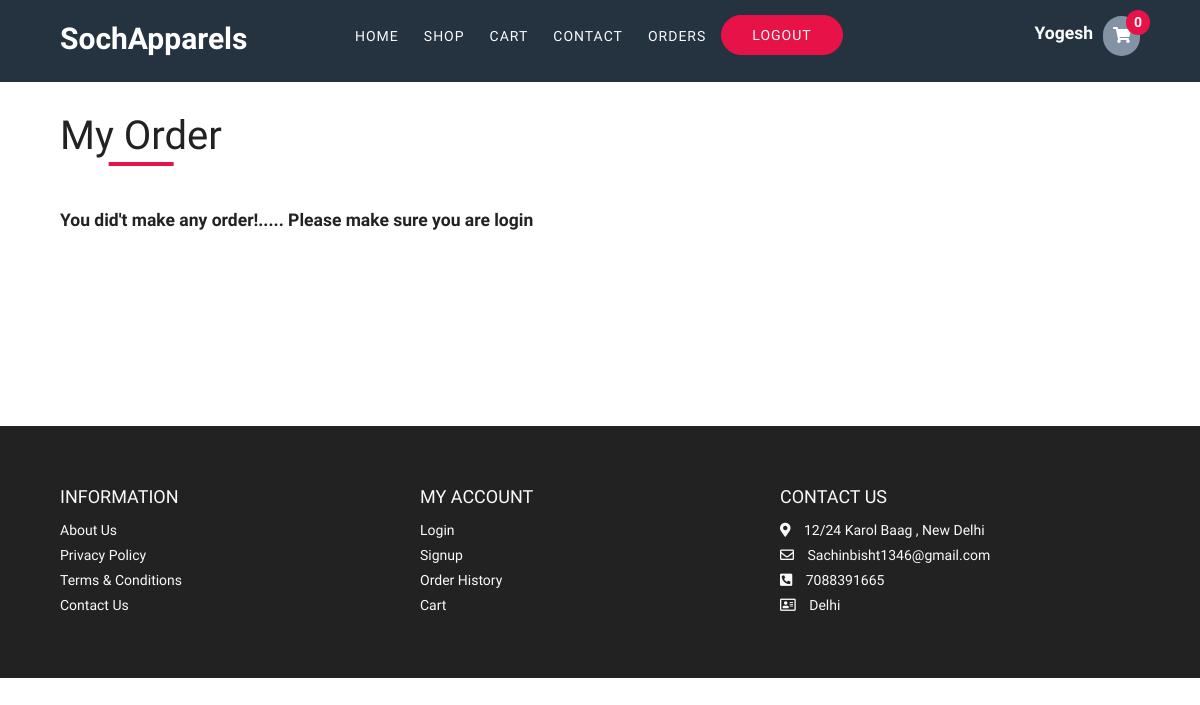
/orders/ (signed in), run on an earlier commit of the app's database.
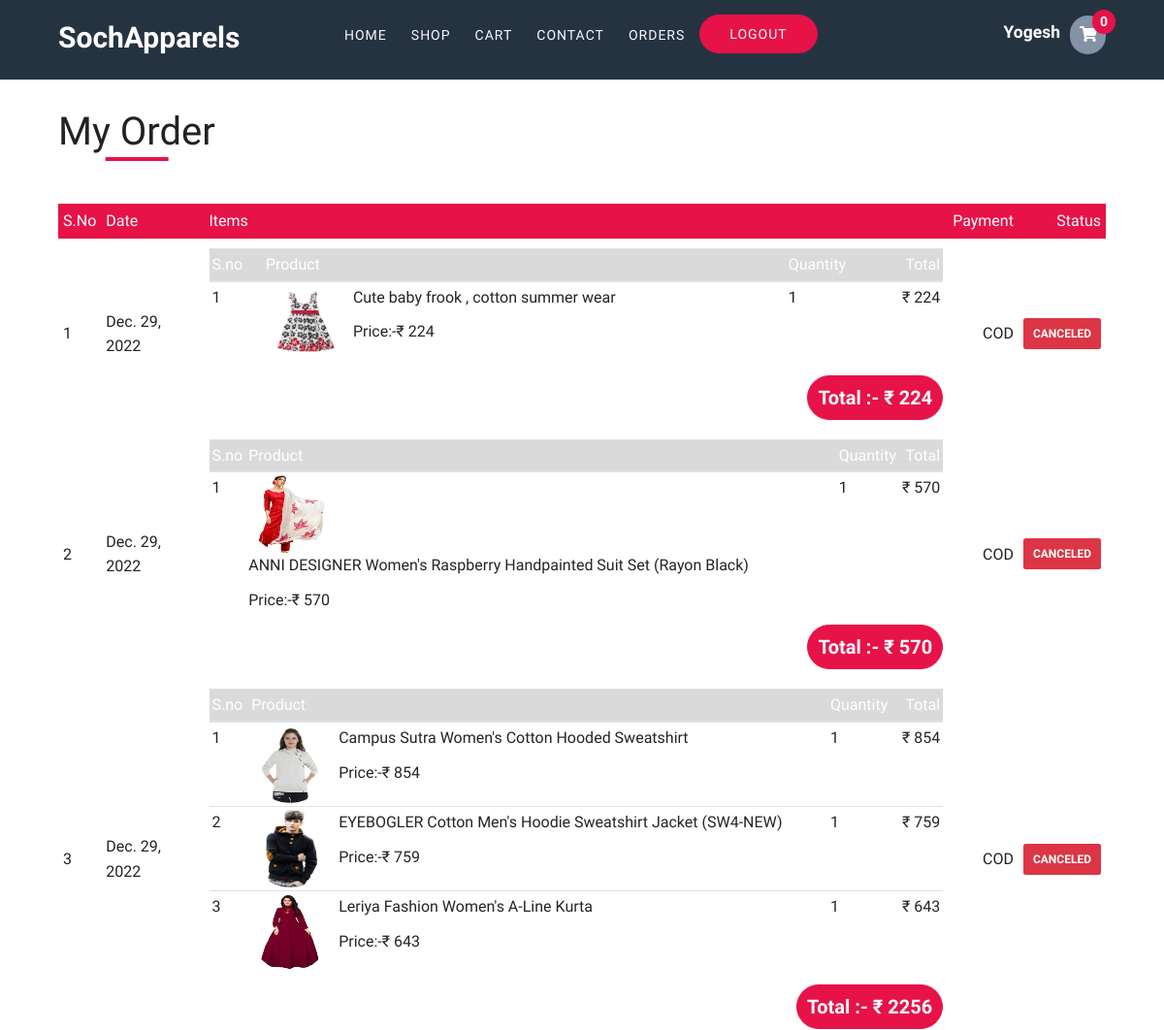
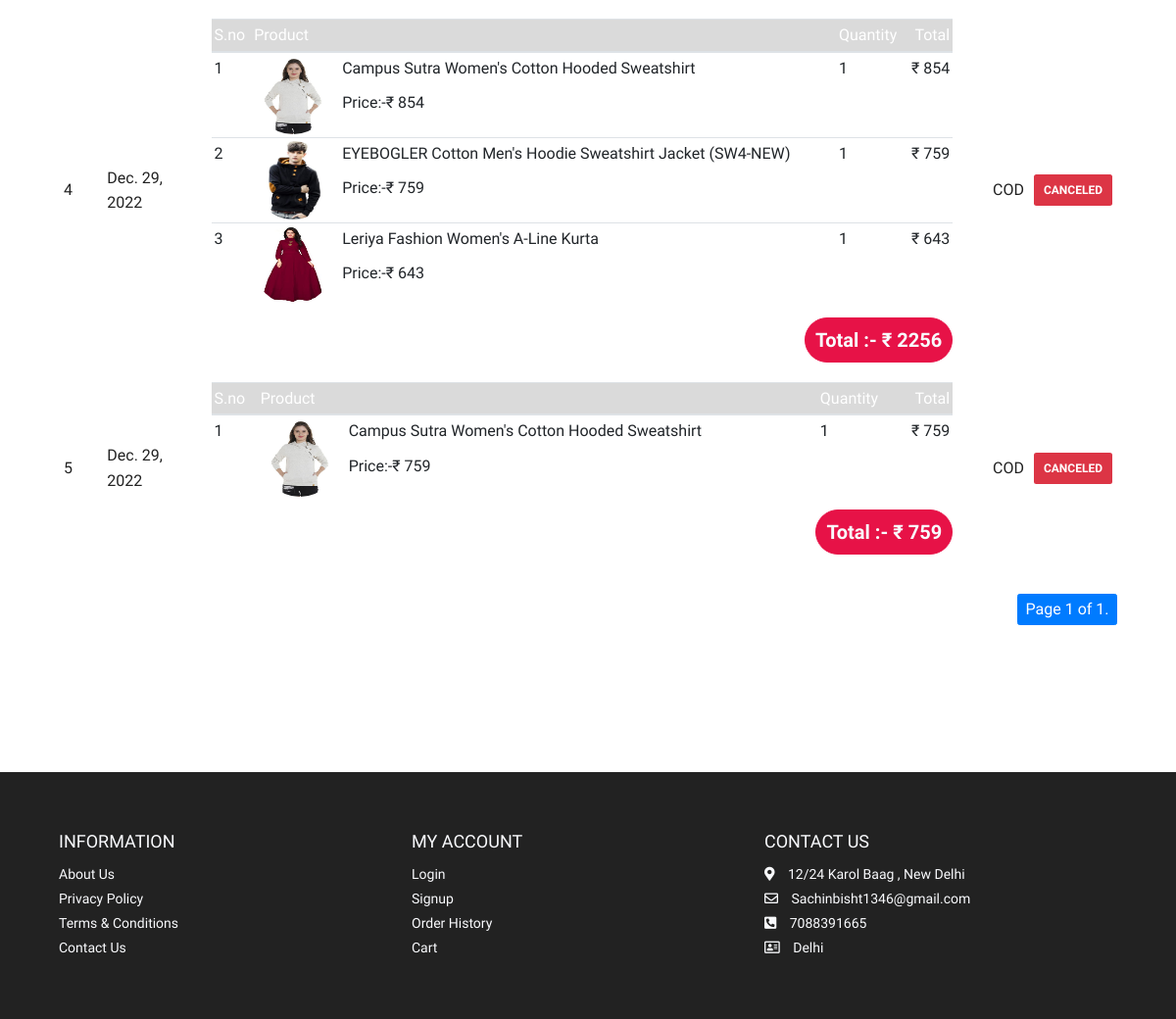
And on a later commit of the database (2 pictures, top to bottom).
### store/models/index.py (models this page shows, shortened)
class WebsiteDetail(models.Model):
    website_name = models.CharField(max_length=50)
    website_logo = models.ImageField(upload_to="media/images/", height_field=None, width_field=None, max_length=None)
    website_description = models.CharField(max_length=250)
    favicon_icon = models.ImageField(upload_to="media/images/", height_field=None, width_field=None, max_length=None)
    hero_image = models.ImageField(upload_to="media/images/", height_field=None, width_field=None,
    max_length=None)
    hero_headline = models.CharField(max_length=200)
    offer_headine = models.CharField(max_length=50)
    offer_image = models.ImageField(upload_to="media/images/", height_field=None, width_field=None, max_length=None)
    offer_text = models.CharField(max_length=50)
    location = models.CharField(max_length=150)
    email_1 = models.EmailField(max_length=254)
    email_2 = models.EmailField(max_length=254)
    mobile_1 = models.CharField(max_length=10)
    mobile_2 = models.CharField(max_length=10)
    city = models.CharField(max_length=20)

### store/models/order.py (models this page shows, shortened)
class Order(models.Model):
    orderStatus: Tuple = (
        ('PENDING', "Pending"),
        ('PLACED', "Placed"),
        ('CANCELED', "Canceled"),
        ('COMPLETE', "Completed"),
    )
    method: Tuple = (
        ('COD', "COD"),
        ('ONLINE', "Online")
    )
    order_status = models.CharField(max_length=25, choices=orderStatus)
    payment_method = models.CharField(max_length=50, choices=method)
    user = models.ForeignKey(User, on_delete=models.CASCADE)
    shipping_address = models.CharField(null=False, max_length=255)
    phone = models.CharField(null=False, max_length=10)
    total = models.IntegerField(null=False)
    date = models.DateTimeField(null=False, auto_now_add=True)

class Order_Item(models.Model):
    order = models.ForeignKey(Order, on_delete=models.CASCADE)
    cloth = models.ForeignKey(Cloth, on_delete=models.CASCADE)
    size = models.ForeignKey(Size_Variant, on_delete=models.CASCADE)
    quantity = models.IntegerField(null=False)
    price = models.IntegerField(null=False)
    date = models.DateTimeField(null=False, auto_now_add=True)

### store/models/cloth.py (models this page shows, shortened)
class Cloth(models.Model):
    cloth_slug = models.CharField(null=True, default="", unique= True, max_length=200)
    cloth_name = models.CharField(max_length=150)
    cloth_description = models.CharField(max_length=500)
    cloth_image = models.ImageField(upload_to="media/images/", height_field=None, width_field=None, max_length=None)
    cloth_discount = models.IntegerField(default = 0)
    ocassion = models.ForeignKey(Occasion, on_delete=models.CASCADE)
    brand = models.ForeignKey(Brand, on_delete=models.CASCADE)
    sub_category = models.ForeignKey(Sub_Category, on_delete=models.CASCADE)
    category = models.ForeignKey(Category, on_delete=models.CASCADE)
    color = models.ForeignKey(Color, on_delete=models.CASCADE)
    created = models.DateTimeField(auto_now_add=True)

### store/views/order.py (the view)
# urls.py: path('orders/', login_required(OrderView.as_view(),login_url="/login/") , name="Orders"),
class OrderView(View):
    def get(self, request) -> HttpResponse:
        page: int = request.GET.get('page')
        user = request.user
        orders: Order = Order.objects.filter(user=user).order_by('-date').exclude(order_status="PENDING")
        page = 1 if not page else page
        paginator: Paginator = Paginator(orders, 5)
        page_object = paginator.get_page(page)
        context: Dict = {
            "page_object": page_object,
        }
        return render(request, 'store/order.html', context=context)

### store/templatetags/cloth_tags.py (called while the page is built)
@register.simple_tag
def faviconIcon() -> str:
    favicon = website.favicon_icon.url
    return favicon

@register.simple_tag
def get_address() -> str:
    return website.location

@register.simple_tag
def get_email_1() -> str:
    return website.email_1

@register.simple_tag
def get_mobile_1() -> str:
    return website.mobile_1

@register.simple_tag
def get_city() -> str:
    return website.city

@register.simple_tag
def get_name() -> str:
    return website.website_name

@register.simple_tag
def get_order_status(order_status: str) -> str:
    if order_status == "COMPLETE":
        return "success"
    elif order_status == "CANCELED":
        return "danger"
    else:
        return "warning"

@register.simple_tag
def multiply(a: int, b: int) -> int:
    try:
        return a * b
    except:
        a, b = 0, 0
        return a * b

@register.filter
def rupee(number: int) -> str:
    return f'₹ {number}'

### store/templates/store/order.html (shortened to what this page needs)
{% extends 'store/layout.html' %}
{% load cloth_tags %}
{% block body %}
 <div class="container mt-5 cart">
    <h1 class="primaryCart__title">My Order</h1>
    {% if page_object  %}
    <table>
        <thead>
      <tr>
        <th>S.No</th>
        <th>Date</th>
        <th>Items</th>
          <th><span class="float-right">Payment</span></th>
        <th>Status</th>
      </tr>
    </thead>
      <tbody>
          {% for order in page_object %}
          <tr>
              <td>{{forloop.counter}}</td>
              <td>{{order.date|date}}</td>
              <td>
                  <table class="px-5 table table-sm">
                    <thead >
                        <tr class="table-active">
                            <th>S.no</th>
                            <th>Product</th>
                            <th>Quantity</th>
                            <th>Total</th>
                        </tr>
                    </thead>
                    <tbody>
                        {% for oi in order.order_item_set.all %}
                        <tr>
                            <td>{{forloop.counter}}</td>
                            <td>
                                <div class="cart-info">
                                  <img height="70px" class="rounded-circle" src="{{oi.cloth.cloth_image.url}}" alt="">
                                  <div>
                                    <p>{{oi.cloth.cloth_name}}</p>
                                    <span>Price:-{{oi.price|rupee}} </span>
                                  </div>
                                </div>
                              </td>
                            <td>{{oi.quantity}}</td>
                            <td>{% multiply oi.quantity oi.price as result %}{{result|rupee}}</td>
                        </tr>
                        {% endfor %}
                    </tbody>
                  </table>
                  <h2><span class="float-right  p-3 m-0 order_total ">Total :- {{order.total|rupee}}</span></h2>
              </td>
              <td><span class="float-right">{{order.payment_method}}</span></td>
              <td>
                  <span class="badge badge-{% get_order_status order.order_status %} p-3">{{order.order_status}}</span></td>
          </tr>
        {% endfor %}
    </tbody>
    </table>
    <nav aria-label="Page navigation example">
      <ul class="pagination justify-content-end">
          <li class="page-item active">
              <a href="" class="page-link"> Page {{ page_object.number }} of {{ page_object.paginator.num_pages }}.</a>
          </li>
      </ul>
  </nav>
  {% else %}
  <div class="no-order">
    <h3>You did't make any order!..... Please make sure you are login</h3>
  </div>
  {% endif %}
  </div>
{% endblock %}

### store/templates/store/layout.html (shortened to what this page needs)
<!DOCTYPE html>
<html lang="en">
{% load static %}
{% load cloth_tags %}
<head>
  <link rel="stylesheet" href="https://stackpath.bootstrapcdn.com/bootstrap/4.4.1/css/bootstrap.min.css">
  <link rel="stylesheet" href="https://cdnjs.cloudflare.com/ajax/libs/Glide.js/3.4.1/css/glide.core.css" />
  <link rel="stylesheet" href="https://cdnjs.cloudflare.com/ajax/libs/Glide.js/3.4.1/css/glide.theme.css" />
  <link rel="stylesheet" href="https://cdnjs.cloudflare.com/ajax/libs/font-awesome/5.15.1/css/all.min.css" />
  <link rel="stylesheet" href="{%static 'store/style.css' %}" />
</head>
<body>
  <div class="navigation nav_color">
    <div class="container">
      <nav class="nav__center">
        <div class="nav__header">
          <div class="nav__logo">
            <h1>{% get_name %}</h1>
          </div>
        </div>
        <div class="nav__menu">
          <ul class="nav__list">
            <li class="nav__item">
              <a href="/" class="nav__link">Home</a>
            </li>
            <li class="nav__item">
              <a href="/store" class="nav__link">Shop</a>
            </li>
            <li class="nav__item">
              <a href="/cart" class="nav__link">Cart</a>
            </li>
            <li class="nav__item">
              <a href="/contact" class="nav__link ">Contact</a>
            </li>
            {% if request.user.is_authenticated %}
            <li class="nav__item">
              <a href="/orders" class="nav__link">Orders</a>
            </li>
            <li class="nav__item">
              <a href="/logout" class="nav__link">Logout</a>
            </li>
            {% endif %}
          </ul>
          <ul class="nav__icons">
              {% if request.user.is_authenticated %}
              <h3  class="text-white mr-3">{{request.user.first_name}}</h3>
              {% endif %}
            <a href="/cart" class="icon__item">
              <i class="fas fa-shopping-cart" aria-hidden="true"></i>
              <span id="cart">{{request.session.cart|length}}</span>
            </a>
          </ul>
        </div>
      </nav>
    </div>
  </div>
  {% block body %} {% endblock %}
   <footer id="footer" class="section footer">
    <div class="container">
        <div class="footer__top">
            <div class="footer-top__box">
                <h3>INFORMATION</h3>
                <a href="/about">About Us</a>
                <a href="#">Privacy Policy</a>
                <a href="#">Terms & Conditions</a>
                <a href="/contact">Contact Us</a>
            </div>
            <div class="footer-top__box">
                <h3>MY ACCOUNT</h3>
                <a href="/login">Login</a>
                <a href="/registration">Signup</a>
                <a href="/orders">Order History</a>
                <a href="/cart">Cart</a>
            </div>
            <div class="footer-top__box">
                <h3>CONTACT US</h3>
                <div>
                    <span>
                        <i class="fas fa-map-marker-alt"></i>
                    </span>
                    {% get_address %}
                </div>
                <div>
                    <span>
                        <i class="far fa-envelope"></i>
                    </span>
                    {% get_email_1 %}
                </div>
                <div>
                    <span>
                        <i class="fas fa-phone-square-alt"></i>
                    </span>
                    {% get_mobile_1 %}
                </div>
                <div>
                    <span>
                        <i class="far fa-address-card"></i>
                    </span>
                    {% get_city %}
                </div>
            </div>
        </div>
    </div>
</footer>
</body>
</html>

### store/static/store/style.css (style rules this page uses)
:root { --default-color: #e71247; --default-color2: #d64569; --dark-color: #222; --dark-color-alt: #3c4858; --grey-color: #f9fafd; --grey-color-alt: #8492a6; --yellow: #ffcc00; --white: #fff; }
*, *::after, *::before { padding: 0; margin: 0; box-sizing: border-box; }
html { scroll-behavior: smooth; font-size: 62.5%; }
body { position: relative; font-family: "Dosis", sans-serif; font-size: 1.6rem; font-weight: 400; line-height: 1.6; min-height: 100%; color: var(--dark-color); background-color: var(--white); }
li, ul { list-style: none; }
a { text-decoration: none; }
img { max-width: 100%; max-height: 100%; }
h2, h3, h4 { font-weight: 600; }
.container { max-width: 114rem; padding: 0 1rem; margin: 0 auto; }
@media only screen and (max-width: 1200px) { .container { padding: 0 3rem; } }
.navigation { position: relative; padding: 1.5rem 0; z-index: 100; }
.nav_color { background: #253341; }
.nav__center { display: grid; grid-template-columns: 1fr 3fr; align-items: center; }
.nav__header .nav__logo h1 { font-size: 3rem; font-weight: 700; color: var(--white); }
.nav__icons i { width: 1.7rem; height: 1.7rem; }
.nav__menu { display: flex; justify-content: space-between; align-items: center; }
.nav__menu .nav__list { display: flex; justify-content: space-between; padding: 0 1.5rem; }
.nav__list .nav__item:not(:last-child) { margin-right: 0.5rem; }
.nav__item .nav__link:link, .nav__item .nav__link:visited { display: inline-block; padding: 1rem; color: var(--grey-color); text-transform: uppercase; font-weight: 500; font-size: 1.4rem; letter-spacing: 1px; transition: all 300ms ease-in-out; }
.nav__menu .nav__item:last-child .nav__link { background-color: var(--default-color); padding: 0.8rem 3rem; border-radius: 10rem; border: 1px solid var(--default-color); transition: all 300ms ease-in-out; }
.nav__icons { display: flex; align-items: center; }
.nav__icons .icon__item { color: var(--grey-color); padding: 1rem; }
.nav__icons .icon__item i { color:white; }
.nav__icons .icon__item:last-child { position: relative; background-color: var(--grey-color-alt); padding: 0.7rem 1rem; border-radius: 5rem; }
.nav__icons .icon__item:last-child span { position: absolute; background-color: var(--default-color); display: inline-block; top: -0.6rem; right: -1rem; border-radius: 50%; padding: 0.1rem 0.8rem; font-size: 1.4rem; font-weight: 800; }
.section { padding: 5rem 0; }
.primaryCart__title { text-align: center; font-size: 4rem; display: inline-block; position: relative; margin-bottom:5rem; }
.primary__title::after , .primaryCart__title::after { content: ""; position: absolute; bottom: -15%; left: 50%; transform: translate(-50%, -50%); width: 40%; margin: 0 auto; height: 0.4rem; background-color: var(--default-color); }
.pagination { padding: 3rem 0 5rem 0; }
.cart { margin: 10rem auto; min-height: 26.7vh; }
table { width: 100%; border-collapse: collapse; }
.cart-info { display: flex; flex-wrap: wrap; }
th { text-align: left; padding: 0.5rem; color: #fff; background-color: var(--default-color); font-weight: normal; }
td { padding: 1rem 0.5rem; }
td img { width: 8rem; height: 8rem; margin-right: 1rem; }
td:last-child { text-align: right; }
th:last-child { text-align: right; }
.footer { bottom:0; background-color: var(--dark-color); padding: 6rem 1rem; line-height: 2.5rem; }
.footer-top__box span { margin-right: 1rem; }
.footer__top { display: grid; grid-template-columns: repeat(3, 1fr); color: var(--grey-color); }
.footer-top__box a:link, .footer-top__box a:visited { display: block; color: var(--grey); font-size: 1.4rem; transition: 0.6s; }
.footer-top__box div { color: var(--grey); font-size: 1.4rem; }
.footer-top__box h3 { font-size: 1.8rem; font-weight: 400; margin-bottom: 1rem; }
.order_total { background-color: var(--default-color); padding: 0.5rem 1.8rem; border-radius: 10rem; border: 1px solid var(--default-color); transition: all 300ms ease-in-out; color : var(--grey-color); }

What changed in the data, as far as the page shows it:
added Order: date "Dec. 29, 2022", total "₹ 224", payment_method "COD", order_status "CANCELED"
added Order_Item: cloth.cloth_image (picture), cloth.cloth_name "Cute baby frook , cotton summer wear", price "₹ 224", quantity "1", result "₹ 224", shown under "Dec. 29, 2022"
added Order: date "Dec. 29, 2022", total "₹ 570", payment_method "COD", order_status "CANCELED"
added Order_Item: cloth.cloth_image (picture), cloth.cloth_name "ANNI DESIGNER Women's Raspberry Handpainted Suit Set (Rayon Black)", price "₹ 570", quantity "1", result "₹ 570", shown under "Dec. 29, 2022"
added Order: date "Dec. 29, 2022", total "₹ 2256", payment_method "COD", order_status "CANCELED"
added Order_Item: cloth.cloth_image (picture), cloth.cloth_name "Campus Sutra Women's Cotton Hooded Sweatshirt", price "₹ 854", quantity "1", result "₹ 854", shown under "Dec. 29, 2022"
added Order_Item: cloth.cloth_image (picture), cloth.cloth_name "EYEBOGLER Cotton Men's Hoodie Sweatshirt Jacket (SW4-NEW)", price "₹ 759", quantity "1", result "₹ 759", shown under "Dec. 29, 2022"
added Order_Item: cloth.cloth_image (picture), cloth.cloth_name "Leriya Fashion Women's A-Line Kurta", price "₹ 643", quantity "1", result "₹ 643", shown under "Dec. 29, 2022"
added Order: date "Dec. 29, 2022", total "₹ 2256", payment_method "COD", order_status "CANCELED"
added Order_Item: cloth.cloth_image (picture), cloth.cloth_name "Campus Sutra Women's Cotton Hooded Sweatshirt", price "₹ 854", quantity "1", result "₹ 854", shown under "Dec. 29, 2022"
added Order_Item: cloth.cloth_image (picture), cloth.cloth_name "EYEBOGLER Cotton Men's Hoodie Sweatshirt Jacket (SW4-NEW)", price "₹ 759", quantity "1", result "₹ 759", shown under "Dec. 29, 2022"
added Order_Item: cloth.cloth_image (picture), cloth.cloth_name "Leriya Fashion Women's A-Line Kurta", price "₹ 643", quantity "1", result "₹ 643", shown under "Dec. 29, 2022"
added Order: date "Dec. 29, 2022", total "₹ 759", payment_method "COD", order_status "CANCELED"
added Order_Item: cloth.cloth_image (picture), cloth.cloth_name "Campus Sutra Women's Cotton Hooded Sweatshirt", price "₹ 759", quantity "1", result "₹ 759", shown under "Dec. 29, 2022"
Also different on the page:
{{ page_object.number }}: (not shown) → "1"
{{ page_object.paginator.num_pages }}: (not shown) → "1"
text no longer shown: "You did't make any order!..... Please make sure you are login"
text now shown: "S.No Date Items Payment Status Page of ."
